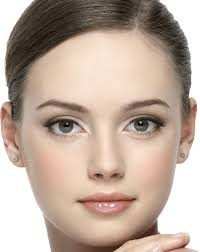
#> input picture images/face.jpeg, 200 x 252 px
$ python addtwoimage.py
#> lines starting #> are read from the running program, lines starting #| are printed output that depends on the picture
import cv2
import numpy as np

img1=cv2.imread("images/face.jpeg")
#> img1 is the input picture: shape (252, 200, 3); mean B, G, R 156.8, 170.3, 190.1
img2=cv2.imread("images/photo.jpg")
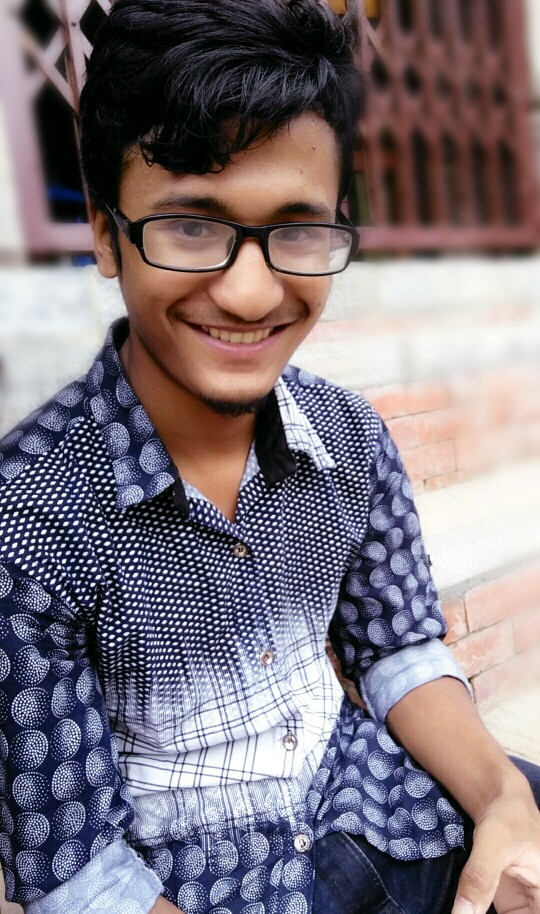
#> input picture images/photo.jpg, 540 x 914 px
#> img2 is the input picture: shape (914, 540, 3); mean B, G, R 123.5, 115.4, 125.5
img1=cv2.resize(img1, (512,512))
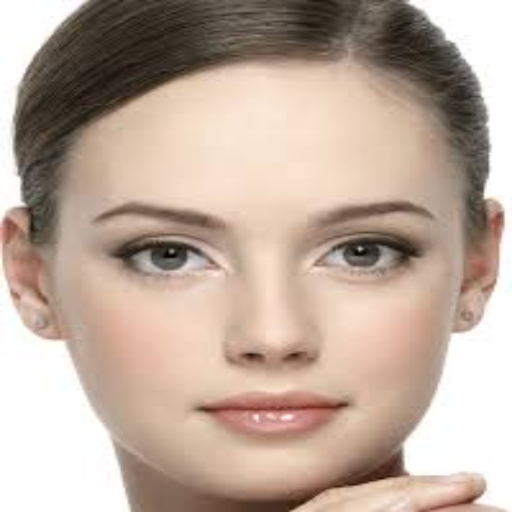
#> img1: shape (512, 512, 3); mean B, G, R 156.7, 170.2, 190
img2=cv2.resize(img2, (512,512))
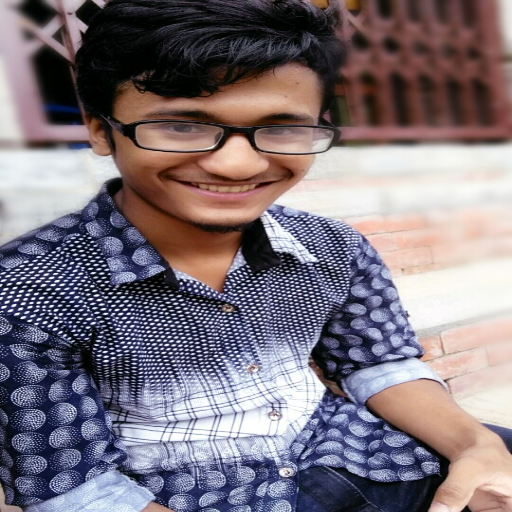
#> img2: shape (512, 512, 3); mean B, G, R 123.4, 115.3, 125.3

#> (the run stopped early here; a loop or call above may not have finished)
